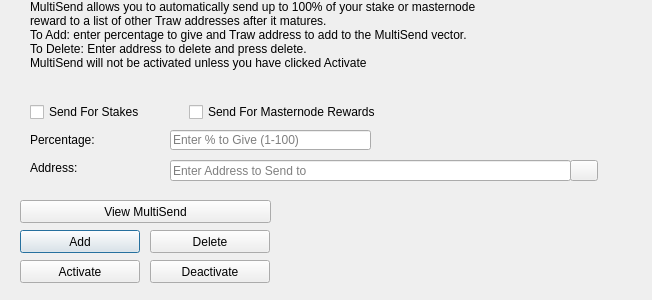
<?xml version="1.0" encoding="UTF-8"?>
<ui version="4.0">
 <class>MultiSendDialog</class>
 <widget class="QDialog" name="MultiSendDialog">
  <property name="windowModality">
   <enum>Qt::NonModal</enum>
  </property>
  <property name="geometry">
   <rect>
    <x>0</x>
    <y>0</y>
    <width>652</width>
    <height>300</height>
   </rect>
  </property>
  <property name="windowTitle">
   <string>MultiSend</string>
  </property>
  <widget class="QLineEdit" name="multiSendPercentEdit">
   <property name="geometry">
    <rect>
     <x>170</x>
     <y>130</y>
     <width>201</width>
     <height>20</height>
    </rect>
   </property>
   <property name="toolTip">
    <string>Enter whole numbers 1 - 100</string>
   </property>
   <property name="placeholderText">
    <string>Enter % to Give (1-100)</string>
   </property>
  </widget>
  <widget class="QLineEdit" name="multiSendAddressEdit">
   <property name="geometry">
    <rect>
     <x>170</x>
     <y>160</y>
     <width>401</width>
     <height>21</height>
    </rect>
   </property>
   <property name="toolTip">
    <string/>
   </property>
   <property name="placeholderText">
    <string>Enter Address to Send to</string>
   </property>
  </widget>
  <widget class="QLabel" name="label_2">
   <property name="geometry">
    <rect>
     <x>30</x>
     <y>0</y>
     <width>451</width>
     <height>121</height>
    </rect>
   </property>
   <property name="lineWidth">
    <number>1</number>
   </property>
   <property name="text">
    <string>MultiSend allows you to automatically send up to 100% of your stake or masternode reward to a list of other Traw addresses after it matures.
To Add: enter percentage to give and Traw address to add to the MultiSend vector.
To Delete: Enter address to delete and press delete.
MultiSend will not be activated unless you have clicked Activate</string>
   </property>
   <property name="alignment">
    <set>Qt::AlignLeading|Qt::AlignLeft|Qt::AlignTop</set>
   </property>
   <property name="wordWrap">
    <bool>true</bool>
   </property>
  </widget>
  <widget class="QLabel" name="message">
   <property name="geometry">
    <rect>
     <x>290</x>
     <y>200</y>
     <width>351</width>
     <height>91</height>
    </rect>
   </property>
   <property name="text">
    <string/>
   </property>
  </widget>
  <widget class="QPushButton" name="addButton">
   <property name="geometry">
    <rect>
     <x>20</x>
     <y>230</y>
     <width>120</width>
     <height>23</height>
    </rect>
   </property>
   <property name="toolTip">
    <string/>
   </property>
   <property name="statusTip">
    <string>Add to MultiSend Vector</string>
   </property>
   <property name="text">
    <string>Add</string>
   </property>
  </widget>
  <widget class="QPushButton" name="disableButton">
   <property name="geometry">
    <rect>
     <x>150</x>
     <y>260</y>
     <width>120</width>
     <height>23</height>
    </rect>
   </property>
   <property name="statusTip">
    <string>Deactivate MultiSend</string>
   </property>
   <property name="text">
    <string>Deactivate</string>
   </property>
  </widget>
  <widget class="QPushButton" name="addressBookButton">
   <property name="geometry">
    <rect>
     <x>570</x>
     <y>160</y>
     <width>28</width>
     <height>21</height>
    </rect>
   </property>
   <property name="toolTip">
    <string>Choose an address from the address book</string>
   </property>
   <property name="text">
    <string/>
   </property>
   <property name="icon">
    <iconset resource="../send.qrc">
     <normaloff>:/icons/address-book</normaloff>:/icons/address-book</iconset>
   </property>
   <property name="shortcut">
    <string>Alt+A</string>
   </property>
   <property name="autoDefault">
    <bool>false</bool>
   </property>
  </widget>
  <widget class="QLabel" name="label">
   <property name="geometry">
    <rect>
     <x>30</x>
     <y>130</y>
     <width>121</width>
     <height>20</height>
    </rect>
   </property>
   <property name="toolTip">
    <string>Percentage of stake to send</string>
   </property>
   <property name="text">
    <string>Percentage:</string>
   </property>
  </widget>
  <widget class="QLabel" name="label_5">
   <property name="geometry">
    <rect>
     <x>30</x>
     <y>160</y>
     <width>111</width>
     <height>16</height>
    </rect>
   </property>
   <property name="toolTip">
    <string>Address to send portion of stake to</string>
   </property>
   <property name="text">
    <string>Address:</string>
   </property>
  </widget>
  <widget class="QPushButton" name="deleteButton">
   <property name="geometry">
    <rect>
     <x>150</x>
     <y>230</y>
     <width>120</width>
     <height>23</height>
    </rect>
   </property>
   <property name="toolTip">
    <string/>
   </property>
   <property name="statusTip">
    <string>Delete Address From MultiSend Vector</string>
   </property>
   <property name="text">
    <string>Delete</string>
   </property>
  </widget>
  <widget class="QPushButton" name="activateButton">
   <property name="geometry">
    <rect>
     <x>20</x>
     <y>260</y>
     <width>120</width>
     <height>23</height>
    </rect>
   </property>
   <property name="statusTip">
    <string>Activate MultiSend</string>
   </property>
   <property name="text">
    <string>Activate</string>
   </property>
  </widget>
  <widget class="QPushButton" name="viewButton">
   <property name="geometry">
    <rect>
     <x>20</x>
     <y>200</y>
     <width>251</width>
     <height>23</height>
    </rect>
   </property>
   <property name="toolTip">
    <string/>
   </property>
   <property name="statusTip">
    <string>View MultiSend Vector</string>
   </property>
   <property name="text">
    <string>View MultiSend</string>
   </property>
  </widget>
  <widget class="QWidget" name="horizontalLayoutWidget">
   <property name="geometry">
    <rect>
     <x>30</x>
     <y>100</y>
     <width>351</width>
     <height>24</height>
    </rect>
   </property>
   <layout class="QHBoxLayout" name="horizontalLayout">
    <item>
     <widget class="QCheckBox" name="multiSendStakeCheckBox">
      <property name="text">
       <string>Send For Stakes</string>
      </property>
     </widget>
    </item>
    <item>
     <widget class="QCheckBox" name="multiSendMasternodeCheckBox">
      <property name="text">
       <string>Send For Masternode Rewards</string>
      </property>
     </widget>
    </item>
   </layout>
  </widget>
 </widget>
 <resources>
  <include location="../traw.qrc"/>
 </resources>
 <connections/>
</ui>
